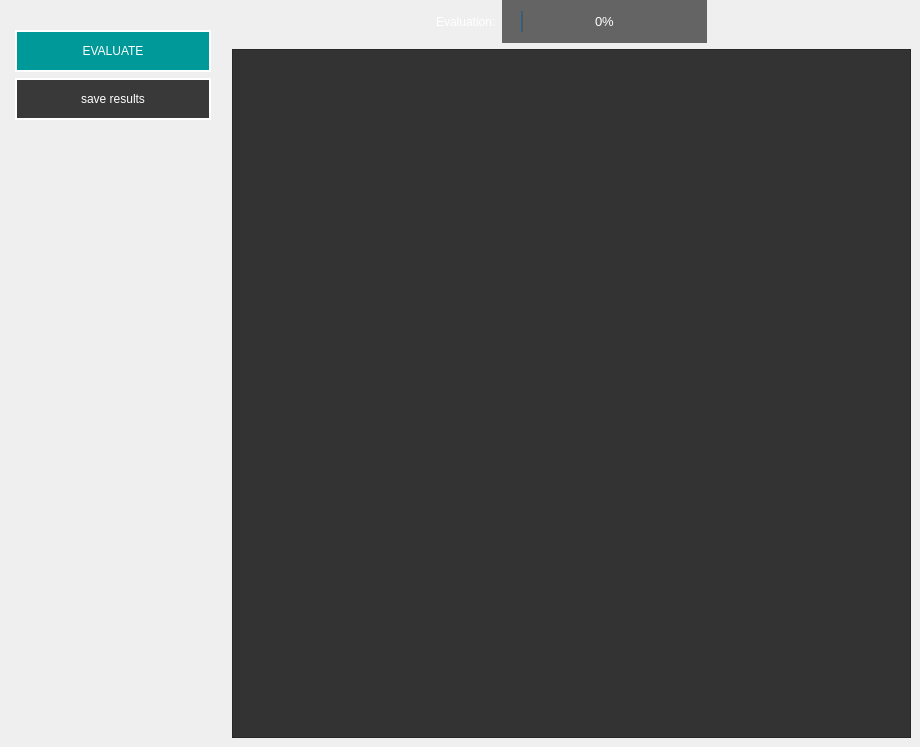
       <widget class="QWidget" name="tab_evaluation">
        <attribute name="title">
         <string>Evaluation</string>
        </attribute>
        <widget class="QWidget" name="horizontalLayoutWidget_3">
         <property name="geometry">
          <rect>
           <x>0</x>
           <y>0</y>
           <width>911</width>
           <height>738</height>
          </rect>
         </property>
         <layout class="QHBoxLayout" name="horizontalLayout_3">
          <item>
           <layout class="QVBoxLayout" name="verticalLayout_4">
            <property name="leftMargin">
             <number>15</number>
            </property>
            <property name="topMargin">
             <number>30</number>
            </property>
            <property name="rightMargin">
             <number>15</number>
            </property>
            <property name="bottomMargin">
             <number>15</number>
            </property>
            <item>
             <widget class="QPushButton" name="button_evaluate">
              <property name="styleSheet">
               <string notr="true">QPushButton{
	background-color: #009999;
	min-width: 160px;
	padding: 12px 16px;
	border: 2px solid #fff;
	color: #fff;
}

QPushButton:hover {
	background-color: #75bdc3;
}</string>
              </property>
              <property name="text">
               <string>EVALUATE</string>
              </property>
             </widget>
            </item>
            <item>
             <widget class="QPushButton" name="button_saveStatistics">
              <property name="styleSheet">
               <string notr="true">QPushButton {
	background-color: #393939;
	min-width: 160px;
	padding: 12px 16px;
	border: 2px solid #fff;
	color: #fff;
}

QPushButton:hover {
	background-color: #777777;
}</string>
              </property>
              <property name="text">
               <string>save results</string>
              </property>
             </widget>
            </item>
            <item>
             <spacer name="verticalSpacer_5">
              <property name="orientation">
               <enum>Qt::Vertical</enum>
              </property>
              <property name="sizeHint" stdset="0">
               <size>
                <width>20</width>
                <height>40</height>
               </size>
              </property>
             </spacer>
            </item>
           </layout>
          </item>
          <item>
           <layout class="QVBoxLayout" name="verticalLayout_10">
            <item>
             <layout class="QHBoxLayout" name="horizontalLayout_8">
              <item>
               <spacer name="horizontalSpacer_3">
                <property name="orientation">
                 <enum>Qt::Horizontal</enum>
                </property>
                <property name="sizeHint" stdset="0">
                 <size>
                  <width>40</width>
                  <height>20</height>
                 </size>
                </property>
               </spacer>
              </item>
              <item>
               <widget class="QLabel" name="label_4">
                <property name="styleSheet">
                 <string notr="true">color: #fff;
font: 12pt &quot;Helvetica&quot;;</string>
                </property>
                <property name="text">
                 <string>Evaluation:</string>
                </property>
               </widget>
              </item>
              <item>
               <widget class="QProgressBar" name="progressBar_evaluation">
                <property name="styleSheet">
                 <string notr="true">QProgressBar {
    background-color: #333333;
    color: #fff;
	text-align: center;
	padding: 10px 20px 10px 20px;

    background-color: #646464;
    
    font-size: 14pt;
	max-width: 250px;
    gridline-color: #fffff8;
    font-size: 10pt;
	border: 0px solid #fffff8;
    background-color: #646464;
    }

</string>
                </property>
                <property name="value">
                 <number>0</number>
                </property>
               </widget>
              </item>
              <item>
               <spacer name="horizontalSpacer_4">
                <property name="orientation">
                 <enum>Qt::Horizontal</enum>
                </property>
                <property name="sizeHint" stdset="0">
                 <size>
                  <width>40</width>
                  <height>20</height>
                 </size>
                </property>
               </spacer>
              </item>
             </layout>
            </item>
            <item>
             <widget class="QTableWidget" name="tableWidget_evaluation">
              <property name="minimumSize">
               <size>
                <width>300</width>
                <height>200</height>
               </size>
              </property>
              <property name="maximumSize">
               <size>
                <width>3000</width>
                <height>2000</height>
               </size>
              </property>
              <property name="styleSheet">
               <string notr="true">QWidget {
    background-color: #333333;
    color: #fff;
}

QHeaderView::section {
    background-color: #646464;
    padding: 4px;
    border: 1px solid #fffff8;
    font-size: 14pt;
}

QTableWidget::item {
	width: 130px;
}

QTableWidget {
    gridline-color: #fffff8;
    font-size: 12pt;
	padding-top: 30px;
	padding-left: 30px;
}

QTableWidget QTableCornerButton::section {
    background-color: #646464;
    border: 1px solid #fffff8;
}</string>
              </property>
             </widget>
            </item>
           </layout>
          </item>
         </layout>
        </widget>
       </widget>
